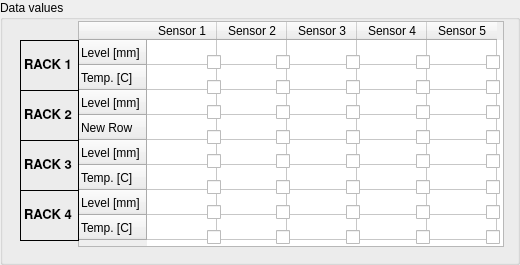
       <widget class="QGroupBox" name="groupBox">
        <property name="maximumSize">
         <size>
          <width>520</width>
          <height>265</height>
         </size>
        </property>
        <property name="maximumSize">
         <size>
          <width>520</width>
          <height>265</height>
         </size>
        </property>
        <property name="title">
         <string>Data values</string>
        </property>
        <widget class="QLabel" name="label">
         <property name="geometry">
          <rect>
           <x>20</x>
           <y>40</y>
           <width>59</width>
           <height>51</height>
          </rect>
         </property>
         <property name="font">
          <font>
           <family>Nimbus Sans L</family>
           <pointsize>10</pointsize>
           <weight>75</weight>
           <bold>true</bold>
          </font>
         </property>
         <property name="frameShape">
          <enum>QFrame::Panel</enum>
         </property>
         <property name="lineWidth">
          <number>1</number>
         </property>
         <property name="text">
          <string>RACK 1</string>
         </property>
        </widget>
        <widget class="QWidget" name="gridLayoutWidget_4">
         <property name="geometry">
          <rect>
           <x>576</x>
           <y>279</y>
           <width>331</width>
           <height>42</height>
          </rect>
         </property>
         <layout class="QGridLayout" name="gridLayout_6">
          <property name="horizontalSpacing">
           <number>20</number>
          </property>
          <property name="verticalSpacing">
           <number>10</number>
          </property>
          <item row="0" column="0">
           <widget class="QCheckBox" name="checkBox_21">
            <property name="text">
             <string/>
            </property>
           </widget>
          </item>
          <item row="0" column="1">
           <widget class="QCheckBox" name="checkBox_22">
            <property name="text">
             <string/>
            </property>
           </widget>
          </item>
          <item row="1" column="1">
           <widget class="QCheckBox" name="checkBox_23">
            <property name="text">
             <string/>
            </property>
           </widget>
          </item>
          <item row="0" column="4">
           <widget class="QCheckBox" name="checkBox_24">
            <property name="text">
             <string/>
            </property>
           </widget>
          </item>
          <item row="0" column="3">
           <widget class="QCheckBox" name="checkBox_25">
            <property name="text">
             <string/>
            </property>
           </widget>
          </item>
          <item row="1" column="0">
           <widget class="QCheckBox" name="checkBox_26">
            <property name="text">
             <string/>
            </property>
           </widget>
          </item>
          <item row="0" column="2">
           <widget class="QCheckBox" name="checkBox_27">
            <property name="text">
             <string/>
            </property>
           </widget>
          </item>
          <item row="1" column="2">
           <widget class="QCheckBox" name="checkBox_28">
            <property name="text">
             <string/>
            </property>
           </widget>
          </item>
          <item row="1" column="3">
           <widget class="QCheckBox" name="checkBox_29">
            <property name="text">
             <string/>
            </property>
           </widget>
          </item>
          <item row="1" column="4">
           <widget class="QCheckBox" name="checkBox_30">
            <property name="text">
             <string/>
            </property>
           </widget>
          </item>
         </layout>
        </widget>
        <widget class="QWidget" name="gridLayoutWidget_5">
         <property name="geometry">
          <rect>
           <x>136</x>
           <y>279</y>
           <width>331</width>
           <height>42</height>
          </rect>
         </property>
         <layout class="QGridLayout" name="gridLayout_7">
          <property name="horizontalSpacing">
           <number>20</number>
          </property>
          <property name="verticalSpacing">
           <number>10</number>
          </property>
          <item row="0" column="0">
           <widget class="QCheckBox" name="checkBox_31">
            <property name="text">
             <string/>
            </property>
           </widget>
          </item>
          <item row="0" column="1">
           <widget class="QCheckBox" name="checkBox_32">
            <property name="text">
             <string/>
            </property>
           </widget>
          </item>
          <item row="1" column="1">
           <widget class="QCheckBox" name="checkBox_33">
            <property name="text">
             <string/>
            </property>
           </widget>
          </item>
          <item row="0" column="4">
           <widget class="QCheckBox" name="checkBox_34">
            <property name="text">
             <string/>
            </property>
           </widget>
          </item>
          <item row="0" column="3">
           <widget class="QCheckBox" name="checkBox_35">
            <property name="text">
             <string/>
            </property>
           </widget>
          </item>
          <item row="1" column="0">
           <widget class="QCheckBox" name="checkBox_36">
            <property name="text">
             <string/>
            </property>
           </widget>
          </item>
          <item row="0" column="2">
           <widget class="QCheckBox" name="checkBox_37">
            <property name="text">
             <string/>
            </property>
           </widget>
          </item>
          <item row="1" column="2">
           <widget class="QCheckBox" name="checkBox_38">
            <property name="text">
             <string/>
            </property>
           </widget>
          </item>
          <item row="1" column="3">
           <widget class="QCheckBox" name="checkBox_39">
            <property name="text">
             <string/>
            </property>
           </widget>
          </item>
          <item row="1" column="4">
           <widget class="QCheckBox" name="checkBox_40">
            <property name="text">
             <string/>
            </property>
           </widget>
          </item>
         </layout>
        </widget>
        <widget class="QTableWidget" name="data_table">
         <property name="geometry">
          <rect>
           <x>78</x>
           <y>21</y>
           <width>426</width>
           <height>226</height>
          </rect>
         </property>
         <property name="minimumSize">
          <size>
           <width>426</width>
           <height>226</height>
          </size>
         </property>
         <property name="maximumSize">
          <size>
           <width>426</width>
           <height>226</height>
          </size>
         </property>
         <property name="font">
          <font>
           <pointsize>9</pointsize>
          </font>
         </property>
         <property name="toolTip">
          <string/>
         </property>
         <property name="columnCount">
          <number>5</number>
         </property>
         <attribute name="horizontalHeaderDefaultSectionSize">
          <number>70</number>
         </attribute>
         <attribute name="verticalHeaderDefaultSectionSize">
          <number>25</number>
         </attribute>
         <row>
          <property name="text">
           <string>Level [mm]</string>
          </property>
         </row>
         <row>
          <property name="text">
           <string>Temp. [C]</string>
          </property>
         </row>
         <row>
          <property name="text">
           <string>Level [mm]</string>
          </property>
         </row>
         <row>
          <property name="text">
           <string>New Row</string>
          </property>
         </row>
         <row>
          <property name="text">
           <string>Level [mm]</string>
          </property>
         </row>
         <row>
          <property name="text">
           <string>Temp. [C]</string>
          </property>
         </row>
         <row>
          <property name="text">
           <string>Level [mm]</string>
          </property>
         </row>
         <row>
          <property name="text">
           <string>Temp. [C]</string>
          </property>
         </row>
         <column>
          <property name="text">
           <string>Sensor 1</string>
          </property>
         </column>
         <column>
          <property name="text">
           <string>Sensor 2</string>
          </property>
         </column>
         <column>
          <property name="text">
           <string>Sensor 3</string>
          </property>
         </column>
         <column>
          <property name="text">
           <string>Sensor 4</string>
          </property>
         </column>
         <column>
          <property name="text">
           <string>Sensor 5</string>
          </property>
         </column>
        </widget>
        <widget class="QLabel" name="label_8">
         <property name="geometry">
          <rect>
           <x>20</x>
           <y>90</y>
           <width>59</width>
           <height>51</height>
          </rect>
         </property>
         <property name="font">
          <font>
           <family>Nimbus Sans L</family>
           <pointsize>10</pointsize>
           <weight>75</weight>
           <bold>true</bold>
          </font>
         </property>
         <property name="frameShape">
          <enum>QFrame::Panel</enum>
         </property>
         <property name="lineWidth">
          <number>1</number>
         </property>
         <property name="text">
          <string>RACK 2</string>
         </property>
        </widget>
        <widget class="QLabel" name="label_9">
         <property name="geometry">
          <rect>
           <x>20</x>
           <y>140</y>
           <width>59</width>
           <height>51</height>
          </rect>
         </property>
         <property name="font">
          <font>
           <family>Nimbus Sans L</family>
           <pointsize>10</pointsize>
           <weight>75</weight>
           <bold>true</bold>
          </font>
         </property>
         <property name="frameShape">
          <enum>QFrame::Panel</enum>
         </property>
         <property name="lineWidth">
          <number>1</number>
         </property>
         <property name="text">
          <string>RACK 3</string>
         </property>
        </widget>
        <widget class="QLabel" name="label_10">
         <property name="geometry">
          <rect>
           <x>20</x>
           <y>190</y>
           <width>59</width>
           <height>51</height>
          </rect>
         </property>
         <property name="font">
          <font>
           <family>Nimbus Sans L</family>
           <pointsize>10</pointsize>
           <weight>75</weight>
           <bold>true</bold>
          </font>
         </property>
         <property name="frameShape">
          <enum>QFrame::Panel</enum>
         </property>
         <property name="lineWidth">
          <number>1</number>
         </property>
         <property name="text">
          <string>RACK 4</string>
         </property>
        </widget>
        <widget class="PyDMDrawingRectangle" name="PyDMDrawingRectangle">
         <property name="geometry">
          <rect>
           <x>20</x>
           <y>40</y>
           <width>61</width>
           <height>51</height>
          </rect>
         </property>
         <property name="toolTip">
          <string/>
         </property>
         <property name="brush" stdset="0">
          <brush brushstyle="SolidPattern">
           <color alpha="100">
            <red>189</red>
            <green>189</green>
            <blue>189</blue>
           </color>
          </brush>
         </property>
         <property name="penColor" stdset="0">
          <color>
           <red>0</red>
           <green>0</green>
           <blue>0</blue>
          </color>
         </property>
        </widget>
        <widget class="PyDMDrawingRectangle" name="PyDMDrawingRectangle_2">
         <property name="geometry">
          <rect>
           <x>20</x>
           <y>90</y>
           <width>61</width>
           <height>51</height>
          </rect>
         </property>
         <property name="toolTip">
          <string/>
         </property>
         <property name="brush" stdset="0">
          <brush brushstyle="SolidPattern">
           <color alpha="100">
            <red>189</red>
            <green>189</green>
            <blue>189</blue>
           </color>
          </brush>
         </property>
         <property name="penColor" stdset="0">
          <color>
           <red>0</red>
           <green>0</green>
           <blue>0</blue>
          </color>
         </property>
        </widget>
        <widget class="PyDMDrawingRectangle" name="PyDMDrawingRectangle_3">
         <property name="geometry">
          <rect>
           <x>20</x>
           <y>140</y>
           <width>61</width>
           <height>51</height>
          </rect>
         </property>
         <property name="toolTip">
          <string/>
         </property>
         <property name="brush" stdset="0">
          <brush brushstyle="SolidPattern">
           <color alpha="100">
            <red>189</red>
            <green>189</green>
            <blue>189</blue>
           </color>
          </brush>
         </property>
         <property name="penColor" stdset="0">
          <color>
           <red>0</red>
           <green>0</green>
           <blue>0</blue>
          </color>
         </property>
        </widget>
        <widget class="PyDMDrawingRectangle" name="PyDMDrawingRectangle_4">
         <property name="geometry">
          <rect>
           <x>20</x>
           <y>190</y>
           <width>61</width>
           <height>51</height>
          </rect>
         </property>
         <property name="toolTip">
          <string/>
         </property>
         <property name="brush" stdset="0">
          <brush brushstyle="SolidPattern">
           <color alpha="100">
            <red>189</red>
            <green>189</green>
            <blue>189</blue>
           </color>
          </brush>
         </property>
         <property name="penColor" stdset="0">
          <color>
           <red>0</red>
           <green>0</green>
           <blue>0</blue>
          </color>
         </property>
        </widget>
        <widget class="QCheckBox" name="check_R4S1T">
         <property name="geometry">
          <rect>
           <x>207</x>
           <y>230</y>
           <width>15</width>
           <height>15</height>
          </rect>
         </property>
         <property name="text">
          <string/>
         </property>
        </widget>
        <widget class="QCheckBox" name="check_R4S4L">
         <property name="geometry">
          <rect>
           <x>416</x>
           <y>205</y>
           <width>15</width>
           <height>15</height>
          </rect>
         </property>
         <property name="text">
          <string/>
         </property>
        </widget>
        <widget class="QCheckBox" name="check_R2S1T">
         <property name="geometry">
          <rect>
           <x>207</x>
           <y>130</y>
           <width>15</width>
           <height>15</height>
          </rect>
         </property>
         <property name="text">
          <string/>
         </property>
        </widget>
        <widget class="QCheckBox" name="check_R4S1L">
         <property name="geometry">
          <rect>
           <x>207</x>
           <y>205</y>
           <width>15</width>
           <height>15</height>
          </rect>
         </property>
         <property name="text">
          <string/>
         </property>
        </widget>
        <widget class="QCheckBox" name="check_R3S1T">
         <property name="geometry">
          <rect>
           <x>207</x>
           <y>180</y>
           <width>15</width>
           <height>15</height>
          </rect>
         </property>
         <property name="text">
          <string/>
         </property>
        </widget>
        <widget class="QCheckBox" name="check_R1S1T">
         <property name="geometry">
          <rect>
           <x>207</x>
           <y>80</y>
           <width>15</width>
           <height>15</height>
          </rect>
         </property>
         <property name="text">
          <string/>
         </property>
        </widget>
        <widget class="QCheckBox" name="check_R4S2T">
         <property name="geometry">
          <rect>
           <x>276</x>
           <y>230</y>
           <width>15</width>
           <height>15</height>
          </rect>
         </property>
         <property name="text">
          <string/>
         </property>
        </widget>
        <widget class="QCheckBox" name="check_R2S3L">
         <property name="geometry">
          <rect>
           <x>346</x>
           <y>105</y>
           <width>15</width>
           <height>15</height>
          </rect>
         </property>
         <property name="text">
          <string/>
         </property>
        </widget>
        <widget class="QCheckBox" name="check_R2S2T">
         <property name="geometry">
          <rect>
           <x>276</x>
           <y>130</y>
           <width>15</width>
           <height>15</height>
          </rect>
         </property>
         <property name="text">
          <string/>
         </property>
        </widget>
        <widget class="QCheckBox" name="check_R3S5T">
         <property name="geometry">
          <rect>
           <x>486</x>
           <y>180</y>
           <width>15</width>
           <height>15</height>
          </rect>
         </property>
         <property name="text">
          <string/>
         </property>
        </widget>
        <widget class="QCheckBox" name="check_R4S5T">
         <property name="geometry">
          <rect>
           <x>486</x>
           <y>230</y>
           <width>15</width>
           <height>15</height>
          </rect>
         </property>
         <property name="text">
          <string/>
         </property>
        </widget>
        <widget class="QCheckBox" name="check_R3S2T">
         <property name="geometry">
          <rect>
           <x>276</x>
           <y>180</y>
           <width>15</width>
           <height>15</height>
          </rect>
         </property>
         <property name="text">
          <string/>
         </property>
        </widget>
        <widget class="QCheckBox" name="check_R1S5T">
         <property name="geometry">
          <rect>
           <x>486</x>
           <y>80</y>
           <width>15</width>
           <height>15</height>
          </rect>
         </property>
         <property name="text">
          <string/>
         </property>
        </widget>
        <widget class="QCheckBox" name="check_R4S3L">
         <property name="geometry">
          <rect>
           <x>346</x>
           <y>205</y>
           <width>15</width>
           <height>15</height>
          </rect>
         </property>
         <property name="text">
          <string/>
         </property>
        </widget>
        <widget class="QCheckBox" name="check_R4S2L">
         <property name="geometry">
          <rect>
           <x>276</x>
           <y>205</y>
           <width>15</width>
           <height>15</height>
          </rect>
         </property>
         <property name="text">
          <string/>
         </property>
        </widget>
        <widget class="QCheckBox" name="check_R4S3T">
         <property name="geometry">
          <rect>
           <x>346</x>
           <y>230</y>
           <width>15</width>
           <height>15</height>
          </rect>
         </property>
         <property name="text">
          <string/>
         </property>
        </widget>
        <widget class="QCheckBox" name="check_R2S2L">
         <property name="geometry">
          <rect>
           <x>276</x>
           <y>105</y>
           <width>15</width>
           <height>15</height>
          </rect>
         </property>
         <property name="text">
          <string/>
         </property>
        </widget>
        <widget class="QCheckBox" name="check_R3S3L">
         <property name="geometry">
          <rect>
           <x>346</x>
           <y>154</y>
           <width>15</width>
           <height>15</height>
          </rect>
         </property>
         <property name="text">
          <string/>
         </property>
        </widget>
        <widget class="QCheckBox" name="check_R3S5L">
         <property name="geometry">
          <rect>
           <x>486</x>
           <y>154</y>
           <width>15</width>
           <height>15</height>
          </rect>
         </property>
         <property name="text">
          <string/>
         </property>
        </widget>
        <widget class="QCheckBox" name="check_R3S4T">
         <property name="geometry">
          <rect>
           <x>416</x>
           <y>180</y>
           <width>15</width>
           <height>15</height>
          </rect>
         </property>
         <property name="text">
          <string/>
         </property>
        </widget>
        <widget class="QCheckBox" name="check_R2S1L">
         <property name="geometry">
          <rect>
           <x>207</x>
           <y>105</y>
           <width>15</width>
           <height>15</height>
          </rect>
         </property>
         <property name="text">
          <string/>
         </property>
        </widget>
        <widget class="QCheckBox" name="check_R2S5T">
         <property name="geometry">
          <rect>
           <x>486</x>
           <y>130</y>
           <width>15</width>
           <height>15</height>
          </rect>
         </property>
         <property name="text">
          <string/>
         </property>
        </widget>
        <widget class="QCheckBox" name="check_R4S4T">
         <property name="geometry">
          <rect>
           <x>416</x>
           <y>230</y>
           <width>15</width>
           <height>15</height>
          </rect>
         </property>
         <property name="text">
          <string/>
         </property>
        </widget>
        <widget class="QCheckBox" name="check_R3S1L">
         <property name="geometry">
          <rect>
           <x>207</x>
           <y>154</y>
           <width>15</width>
           <height>15</height>
          </rect>
         </property>
         <property name="text">
          <string/>
         </property>
        </widget>
        <widget class="QCheckBox" name="check_R3S2L">
         <property name="geometry">
          <rect>
           <x>276</x>
           <y>154</y>
           <width>15</width>
           <height>15</height>
          </rect>
         </property>
         <property name="text">
          <string/>
         </property>
        </widget>
        <widget class="QCheckBox" name="check_R1S1L">
         <property name="geometry">
          <rect>
           <x>207</x>
           <y>55</y>
           <width>15</width>
           <height>15</height>
          </rect>
         </property>
         <property name="layoutDirection">
          <enum>Qt::LeftToRight</enum>
         </property>
         <property name="text">
          <string/>
         </property>
        </widget>
        <widget class="QCheckBox" name="check_R3S3T">
         <property name="geometry">
          <rect>
           <x>346</x>
           <y>180</y>
           <width>15</width>
           <height>15</height>
          </rect>
         </property>
         <property name="text">
          <string/>
         </property>
        </widget>
        <widget class="QCheckBox" name="check_R2S4T">
         <property name="geometry">
          <rect>
           <x>416</x>
           <y>130</y>
           <width>15</width>
           <height>15</height>
          </rect>
         </property>
         <property name="text">
          <string/>
         </property>
        </widget>
        <widget class="QCheckBox" name="check_R1S5L">
         <property name="geometry">
          <rect>
           <x>486</x>
           <y>55</y>
           <width>15</width>
           <height>15</height>
          </rect>
         </property>
         <property name="text">
          <string/>
         </property>
        </widget>
        <widget class="QCheckBox" name="check_R1S4L">
         <property name="geometry">
          <rect>
           <x>416</x>
           <y>55</y>
           <width>15</width>
           <height>15</height>
          </rect>
         </property>
         <property name="text">
          <string/>
         </property>
        </widget>
        <widget class="QCheckBox" name="check_R3S4L">
         <property name="geometry">
          <rect>
           <x>416</x>
           <y>154</y>
           <width>15</width>
           <height>15</height>
          </rect>
         </property>
         <property name="text">
          <string/>
         </property>
        </widget>
        <widget class="QCheckBox" name="check_R1S4T">
         <property name="geometry">
          <rect>
           <x>416</x>
           <y>80</y>
           <width>15</width>
           <height>15</height>
          </rect>
         </property>
         <property name="text">
          <string/>
         </property>
        </widget>
        <widget class="QCheckBox" name="check_R2S5L">
         <property name="geometry">
          <rect>
           <x>486</x>
           <y>105</y>
           <width>15</width>
           <height>15</height>
          </rect>
         </property>
         <property name="text">
          <string/>
         </property>
        </widget>
        <widget class="QCheckBox" name="check_R1S2T">
         <property name="geometry">
          <rect>
           <x>276</x>
           <y>80</y>
           <width>15</width>
           <height>15</height>
          </rect>
         </property>
         <property name="text">
          <string/>
         </property>
        </widget>
        <widget class="QCheckBox" name="check_R2S3T">
         <property name="geometry">
          <rect>
           <x>346</x>
           <y>130</y>
           <width>15</width>
           <height>15</height>
          </rect>
         </property>
         <property name="text">
          <string/>
         </property>
        </widget>
        <widget class="QCheckBox" name="check_R2S4L">
         <property name="geometry">
          <rect>
           <x>416</x>
           <y>105</y>
           <width>15</width>
           <height>15</height>
          </rect>
         </property>
         <property name="text">
          <string/>
         </property>
        </widget>
        <widget class="QCheckBox" name="check_R1S2L">
         <property name="geometry">
          <rect>
           <x>276</x>
           <y>55</y>
           <width>15</width>
           <height>15</height>
          </rect>
         </property>
         <property name="text">
          <string/>
         </property>
        </widget>
        <widget class="QCheckBox" name="check_R1S3T">
         <property name="geometry">
          <rect>
           <x>346</x>
           <y>80</y>
           <width>15</width>
           <height>15</height>
          </rect>
         </property>
         <property name="text">
          <string/>
         </property>
        </widget>
        <widget class="QCheckBox" name="check_R1S3L">
         <property name="geometry">
          <rect>
           <x>346</x>
           <y>55</y>
           <width>15</width>
           <height>15</height>
          </rect>
         </property>
         <property name="text">
          <string/>
         </property>
        </widget>
        <widget class="QCheckBox" name="check_R4S5L">
         <property name="geometry">
          <rect>
           <x>486</x>
           <y>205</y>
           <width>15</width>
           <height>15</height>
          </rect>
         </property>
         <property name="text">
          <string/>
         </property>
        </widget>
        <zorder>data_table</zorder>
        <zorder>PyDMDrawingRectangle_3</zorder>
        <zorder>PyDMDrawingRectangle</zorder>
        <zorder>PyDMDrawingRectangle_2</zorder>
        <zorder>PyDMDrawingRectangle_4</zorder>
        <zorder>label</zorder>
        <zorder>gridLayoutWidget_4</zorder>
        <zorder>gridLayoutWidget_5</zorder>
        <zorder>label_8</zorder>
        <zorder>label_9</zorder>
        <zorder>label_10</zorder>
        <zorder>check_R4S1T</zorder>
        <zorder>check_R4S4L</zorder>
        <zorder>check_R2S1T</zorder>
        <zorder>check_R4S1L</zorder>
        <zorder>check_R3S1T</zorder>
        <zorder>check_R1S1T</zorder>
        <zorder>check_R4S2T</zorder>
        <zorder>check_R2S3L</zorder>
        <zorder>check_R2S2T</zorder>
        <zorder>check_R3S5T</zorder>
        <zorder>check_R4S5T</zorder>
        <zorder>check_R3S2T</zorder>
        <zorder>check_R1S5T</zorder>
        <zorder>check_R4S3L</zorder>
        <zorder>check_R4S2L</zorder>
        <zorder>check_R4S3T</zorder>
        <zorder>check_R2S2L</zorder>
        <zorder>check_R3S3L</zorder>
        <zorder>check_R3S5L</zorder>
        <zorder>check_R3S4T</zorder>
        <zorder>check_R2S1L</zorder>
        <zorder>check_R2S5T</zorder>
        <zorder>check_R4S4T</zorder>
        <zorder>check_R3S1L</zorder>
        <zorder>check_R3S2L</zorder>
        <zorder>check_R1S1L</zorder>
        <zorder>check_R3S3T</zorder>
        <zorder>check_R2S4T</zorder>
        <zorder>check_R1S5L</zorder>
        <zorder>check_R1S4L</zorder>
        <zorder>check_R3S4L</zorder>
        <zorder>check_R1S4T</zorder>
        <zorder>check_R2S5L</zorder>
        <zorder>check_R1S2T</zorder>
        <zorder>check_R2S3T</zorder>
        <zorder>check_R2S4L</zorder>
        <zorder>check_R1S2L</zorder>
        <zorder>check_R1S3T</zorder>
        <zorder>check_R1S3L</zorder>
        <zorder>check_R4S5L</zorder>
       </widget>
